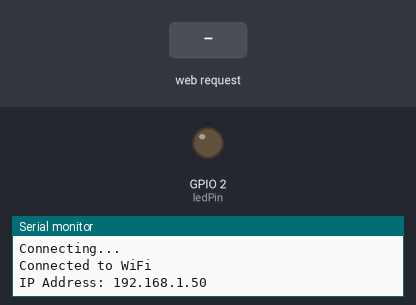
This sketch was run on a simulated ESP32. On the bench: output pins drawn as LEDs (lit = HIGH), the last lines printed to the serial monitor. The inputs (shaded band) are chosen by the test bench. WiFi joins after 1.5 s; servers stay silent unless stated.

Above: at 3.2 s.
3.3 s: HTTP request GET /LED=ON received
At 3.8 s:
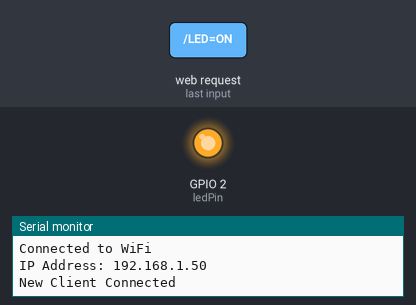
4.8 s: HTTP request GET /LED=OFF received
At 6.1 s:
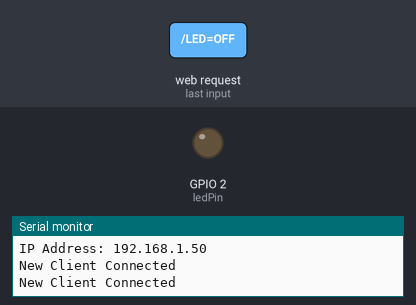
Timing chart, 0 to 7.8 s (numbered marks = the images above; inputs shaded):
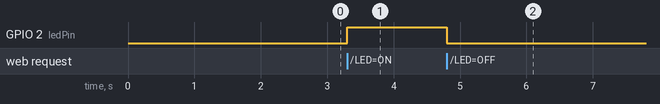

The sketch:

led-webpage.ino
```cpp
#include <WiFi.h>

// Replace with your network credentials
const char* ssid = "Airtel_hrid_ayus7333";
const char* password = "darkchoco@312";

WiFiServer server(80);
int ledPin = 2; // Built-in LED for most ESP32 boards

void setup() {
  pinMode(ledPin, OUTPUT);
  digitalWrite(ledPin, LOW);

  Serial.begin(115200);
  Serial.println("Connecting to WiFi...");
  WiFi.begin(ssid, password);

  while (WiFi.status() != WL_CONNECTED) {
    delay(1000);
    Serial.println("Connecting...");
  }

  Serial.println("Connected to WiFi");
  Serial.print("IP Address: ");
  Serial.println(WiFi.localIP());

  server.begin();
}

void loop() {
  WiFiClient client = server.available();
  if (client) {
    Serial.println("New Client Connected");
    String request = client.readStringUntil('\r');
    client.flush();

    if (request.indexOf("/LED=ON") != -1) {
      digitalWrite(ledPin, HIGH);
    } else if (request.indexOf("/LED=OFF") != -1) {
      digitalWrite(ledPin, LOW);
    }

    client.println("HTTP/1.1 200 OK");
    client.println("Content-Type: text/html");
    client.println();
    client.println("<!DOCTYPE HTML>");
    client.println("<html>");
    client.println("<h1>ESP32 Web Server</h1>");
    client.println("<p><a href=\"/LED=ON\">Turn LED ON</a></p>");
    client.println("<p><a href=\"/LED=OFF\">Turn LED OFF</a></p>");
    client.println("</html>");
    client.stop();
  }
}
```

Measured:
- after the input at 3.3 s, GPIO 2 (ledPin): LOW → HIGH at once
- after the input at 4.8 s, GPIO 2 (ledPin): HIGH → LOW at once
